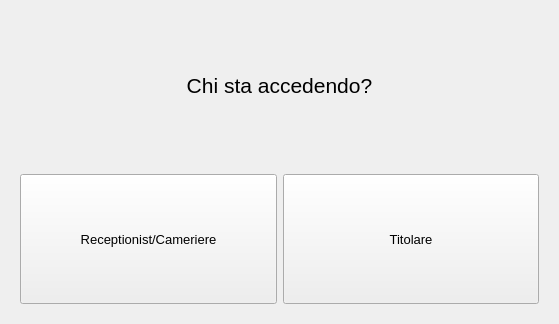
<?xml version="1.0" encoding="UTF-8"?>
<ui version="4.0">
 <class>mainWidget</class>
 <widget class="QWidget" name="mainWidget">
  <property name="geometry">
   <rect>
    <x>0</x>
    <y>0</y>
    <width>559</width>
    <height>324</height>
   </rect>
  </property>
  <property name="font">
   <font>
    <family>Arial</family>
    <pointsize>10</pointsize>
   </font>
  </property>
  <property name="windowTitle">
   <string>Struttura Alberghiera: Home Page</string>
  </property>
  <layout class="QVBoxLayout" name="verticalLayout">
   <item>
    <widget class="QLabel" name="label">
     <property name="font">
      <font>
       <family>Arial</family>
       <pointsize>16</pointsize>
      </font>
     </property>
     <property name="text">
      <string>Chi sta accedendo?</string>
     </property>
     <property name="alignment">
      <set>Qt::AlignCenter</set>
     </property>
    </widget>
   </item>
   <item>
    <widget class="QWidget" name="buttonsWidget" native="true">
     <layout class="QHBoxLayout" name="horizontalLayout">
      <item>
       <widget class="QPushButton" name="btnDipendente">
        <property name="sizePolicy">
         <sizepolicy hsizetype="Minimum" vsizetype="Preferred">
          <horstretch>0</horstretch>
          <verstretch>0</verstretch>
         </sizepolicy>
        </property>
        <property name="text">
         <string>Receptionist/Cameriere</string>
        </property>
       </widget>
      </item>
      <item>
       <widget class="QPushButton" name="btnTitolare">
        <property name="sizePolicy">
         <sizepolicy hsizetype="Minimum" vsizetype="Preferred">
          <horstretch>0</horstretch>
          <verstretch>0</verstretch>
         </sizepolicy>
        </property>
        <property name="text">
         <string>Titolare</string>
        </property>
       </widget>
      </item>
     </layout>
    </widget>
   </item>
  </layout>
 </widget>
 <resources/>
 <connections/>
</ui>
